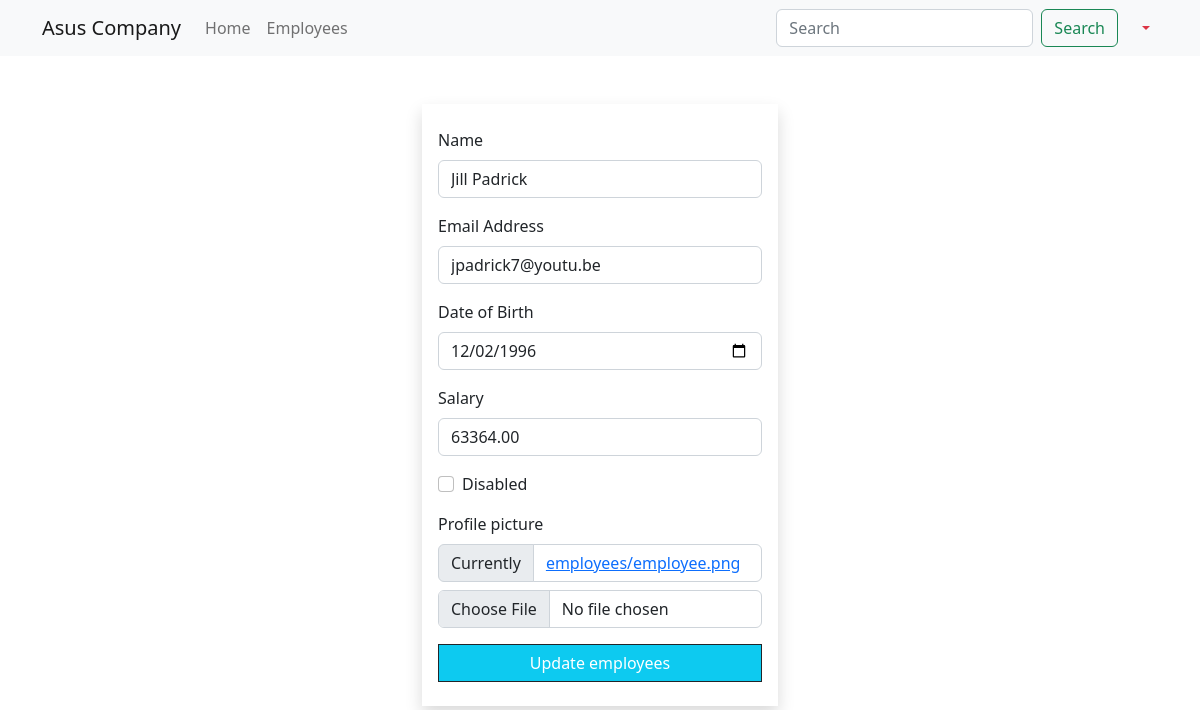
Page /employees/update/8 (signed in) on the committed database.
### main_app/models.py (models this page shows, shortened)
class Employee(models.Model):
    name = models.CharField(max_length=40)
    email = models.EmailField(unique=True)
    dob = models.DateField(null=True)
    salary = models.DecimalField(max_digits=7, decimal_places=2)
    disabled = models.BooleanField(default=False)
    profile_picture = models.ImageField(upload_to=unique_img_name, null=True, default='employees/employee.png')
    created_at = models.DateTimeField(auto_now_add=True, null=True)
    updated_at = models.DateTimeField(auto_now=True, null=True)

### main_app/views.py (the view)
# urls.py: path('employees/update/<int:emp_id>', views.employee_update, name='update'),
@login_required
@permission_required('main_app.chnage_employee', raise_exception=True)
def employee_update(request, emp_id):
    employee = get_object_or_404(Employee, pk=emp_id)  # SELECT * FROM employees  WHERE id=1
    if request.method == 'POST':
        form = EmployeeForm(request.POST, request.FILES, instance=employee)
        if form.is_valid():
            form.save()
            messages.success(request, 'Employee updated successfully!')
            return redirect('details', emp_id)
    else:
        form = EmployeeForm(instance=employee)
    return render(request, 'update.html', {'form': form})

### main_app/app_forms.py
class EmployeeForm(forms.ModelForm):
    class Meta:
        model = Employee
        fields = '__all__'
        widgets = {
            'dob': forms.DateInput(attrs={'type': 'date', 'min': '1990-01-01', 'max': '2005-12-31'}),
            'salary': forms.NumberInput(attrs={'max': 100000, 'min': 50000})
        }
        labels = {
            'dob': 'Date of Birth',
            'email': 'Email Address'
        }

### templates/update.html (shortened to what this page needs)
{% extends 'base_template.html' %}
{% load crispy_forms_filters %}
{% block content %}
 {% include 'navbar.html' %}
    <div class="container">
        <div class=" row justify-content-center">
            <div class="col-sm-4">
                <form action="{{ request.path }}" method="post" enctype="multipart/form-data" class="shadow py-4 px-3 mt-5">
                    {{ form | crispy }}
                    <button class="btn btn-dark rounded-0 w-100 bg-info ">Update employees</button>
                </form>
            </div>
        </div>
    </div>
{% endblock %}

### rows in the picture
Employee: name "Jill Padrick", email "jpadrick7@youtu.be", dob "12/02/1996", salary "63364.00"
